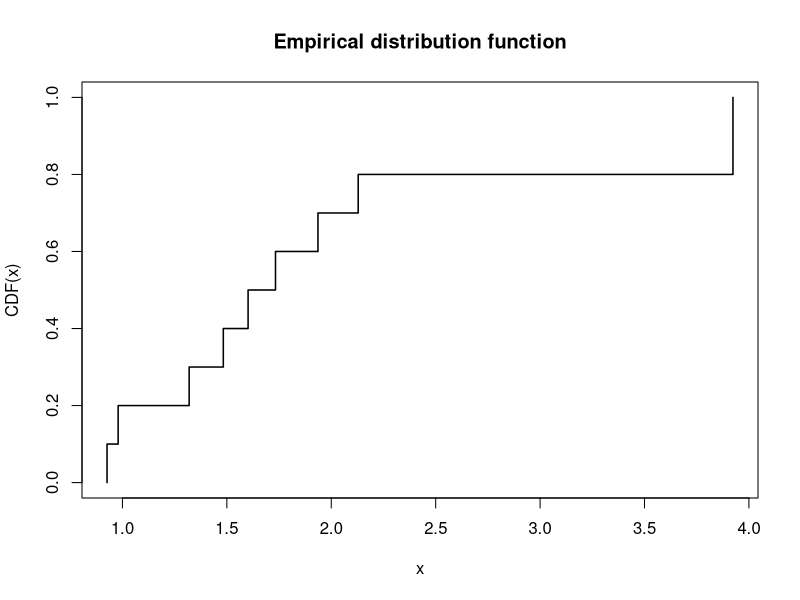
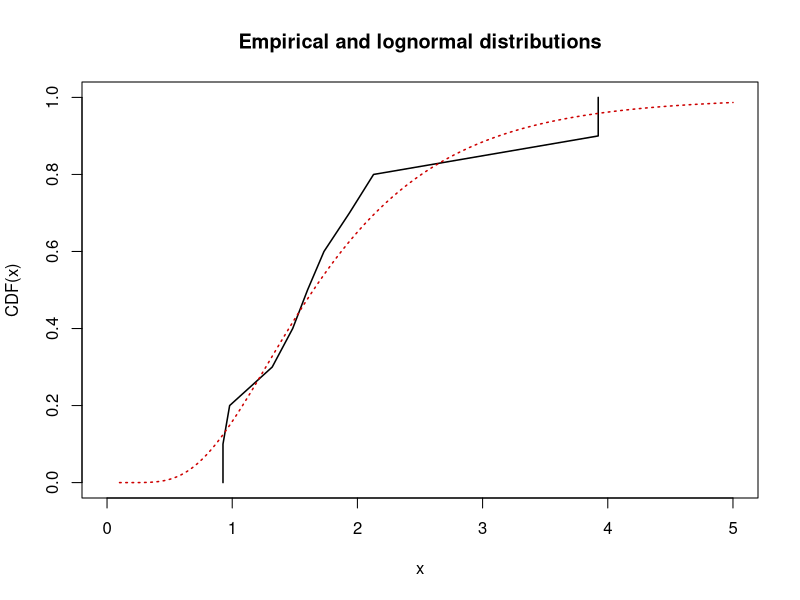

Source code (R) for these figures, in order:

# clear variables and close windows
rm(list=ls(all=TRUE))
graphics.off()

# Pseudo random numbers
set.seed(25)

r = rlnorm(10,0.5,0.5)

edf = function(x){
n = length(x)
x = sort(x)
a = (1:n-1)/n
aa = cbind(x[2:n],a[2:n])
bb = cbind(x[1:n-1],a[2:n])
cc = rbind(aa,bb)

edf = apply(aa,2,sort)
end = dim(edf)[1]
edf = rbind(c(edf[1,1],0),edf,c(edf[end,1],1))
return(edf)
}

y = edf(r)

x = y[,1]
y = y[,2]

xw = (10:500)/100
w = plnorm(xw,0.5,0.5)

plot(x,y,col="black", type="s", lty=1,lwd=1.5, xlab="x", ylab="CDF(x)")
title("Empirical distribution function")

dev.new()
plot(x,y,type="l", col="black",lwd=1.5,xlab="x",xlim=c(0,5),ylab="CDF(x)")
lines(xw,w,col="red3",lty=3,lwd=1.5)
title("Empirical and lognormal distributions")

